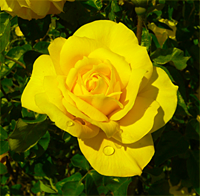
#> input picture Code-Along/blomma_Kokchun.png, 200 x 196 px
$ jupyter execute 12_1.color-quantization.ipynb
#> lines starting #> are read from the running program, lines starting #| are printed output that depends on the picture
## Color quantization

[cell 1]
import cv2
import matplotlib.pyplot as plt
import numpy as np

flower = cv2.imread("./blomma_Kokchun.png")
#> flower is the input picture: shape (196, 200, 3); mean B, G, R 0, 101.1, 106.2
#convert
flower = flower[:,:,[2,1,0]]
plt.imshow(flower)

[cell 2]
rabbit= cv2.imread("./Kokchun_kanin.jpeg")
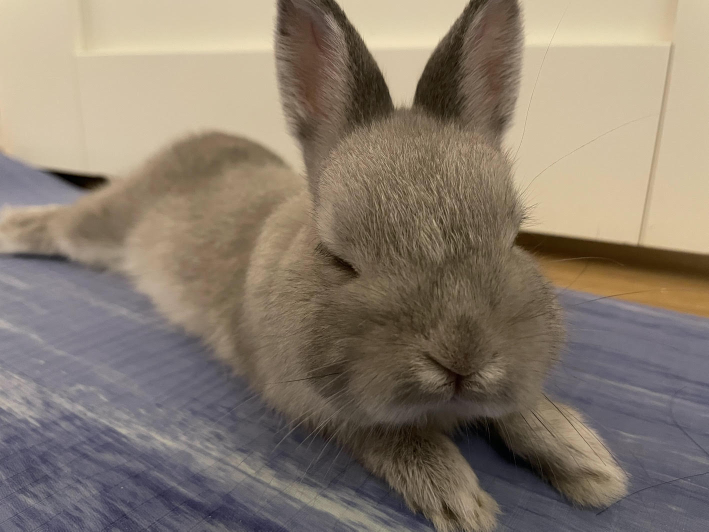
#> input picture Code-Along/Kokchun_kanin.jpeg, 1417 x 1063 px (shown at 1/2 size)
#> rabbit is the input picture: shape (1063, 1417, 3); mean B, G, R 110, 124, 136.3
rabbit = rabbit[:,:,[2,1,0]]
# make image smaller
resize_factor = .3
height = rabbit.shape[0]
#> height = 1063
width = rabbit.shape[1]
#> width = 1417
rabbit = cv2.resize(rabbit, (int(width*resize_factor), int(height*resize_factor)))
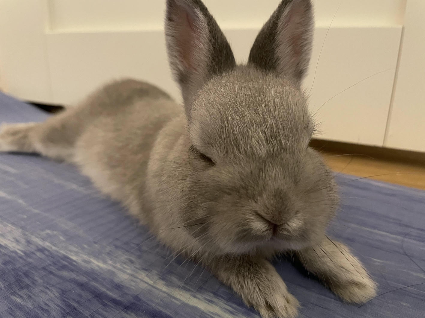
#> rabbit: shape (318, 425, 3); mean R, G, B 136.2, 123.9, 109.9

plt.imshow(rabbit)

## Color quantization

[cell 3]
from sklearn.cluster import KMeans
from sklearn.preprocessing import MinMaxScaler

X_flower = flower.reshape(-1,3)
print(X_flower.shape)
#| (39200, 3)
print(f"Values before scaling. Min: {X_flower.min()}, Max: {X_flower.max()}")
#| Values before scaling. Min: 0, Max: 255

scaler = MinMaxScaler()
scaled_X_flower = scaler.fit_transform(X_flower)
